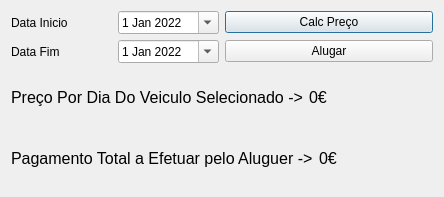
<?xml version="1.0" encoding="UTF-8"?>
<ui version="4.0">
 <class>rentCarWindow</class>
 <widget class="QDialog" name="rentCarWindow">
  <property name="geometry">
   <rect>
    <x>0</x>
    <y>0</y>
    <width>444</width>
    <height>197</height>
   </rect>
  </property>
  <property name="windowTitle">
   <string>Dialog</string>
  </property>
  <layout class="QGridLayout" name="gridLayout">
   <item row="4" column="0" colspan="2">
    <layout class="QVBoxLayout" name="verticalLayout_2">
     <item>
      <layout class="QHBoxLayout" name="horizontalLayout">
       <item>
        <widget class="QLabel" name="label_3">
         <property name="font">
          <font>
           <pointsize>12</pointsize>
          </font>
         </property>
         <property name="text">
          <string>Preço Por Dia Do Veiculo Selecionado -&gt;</string>
         </property>
        </widget>
       </item>
       <item>
        <widget class="QLabel" name="label_selected">
         <property name="font">
          <font>
           <pointsize>12</pointsize>
          </font>
         </property>
         <property name="text">
          <string>0€</string>
         </property>
        </widget>
       </item>
      </layout>
     </item>
     <item>
      <layout class="QHBoxLayout" name="horizontalLayout_2">
       <item>
        <widget class="QLabel" name="label_info">
         <property name="font">
          <font>
           <pointsize>12</pointsize>
          </font>
         </property>
         <property name="text">
          <string>Pagamento Total a Efetuar pelo Aluguer -&gt;</string>
         </property>
        </widget>
       </item>
       <item>
        <widget class="QLabel" name="label_price">
         <property name="font">
          <font>
           <pointsize>12</pointsize>
          </font>
         </property>
         <property name="text">
          <string>0€</string>
         </property>
        </widget>
       </item>
      </layout>
     </item>
    </layout>
   </item>
   <item row="1" column="0">
    <layout class="QHBoxLayout" name="horizontalLayout_3">
     <item>
      <widget class="QLabel" name="label_2">
       <property name="text">
        <string>Data Fim</string>
       </property>
      </widget>
     </item>
     <item>
      <widget class="QDateEdit" name="dateEdit_2">
       <property name="maximumDate">
        <date>
         <year>2030</year>
         <month>12</month>
         <day>31</day>
        </date>
       </property>
       <property name="minimumDate">
        <date>
         <year>2022</year>
         <month>1</month>
         <day>1</day>
        </date>
       </property>
       <property name="calendarPopup">
        <bool>true</bool>
       </property>
      </widget>
     </item>
    </layout>
   </item>
   <item row="0" column="0">
    <layout class="QHBoxLayout" name="horizontalLayout_4">
     <item>
      <widget class="QLabel" name="label">
       <property name="text">
        <string>Data Inicio</string>
       </property>
      </widget>
     </item>
     <item>
      <widget class="QDateEdit" name="dateEdit">
       <property name="maximumDate">
        <date>
         <year>2030</year>
         <month>12</month>
         <day>31</day>
        </date>
       </property>
       <property name="minimumDate">
        <date>
         <year>2022</year>
         <month>1</month>
         <day>1</day>
        </date>
       </property>
       <property name="calendarPopup">
        <bool>true</bool>
       </property>
      </widget>
     </item>
    </layout>
   </item>
   <item row="0" column="1">
    <widget class="QPushButton" name="buttonPrice">
     <property name="text">
      <string>Calc Preço</string>
     </property>
    </widget>
   </item>
   <item row="1" column="1">
    <widget class="QPushButton" name="buttonRent">
     <property name="text">
      <string>Alugar</string>
     </property>
    </widget>
   </item>
  </layout>
 </widget>
 <resources/>
 <connections/>
</ui>
